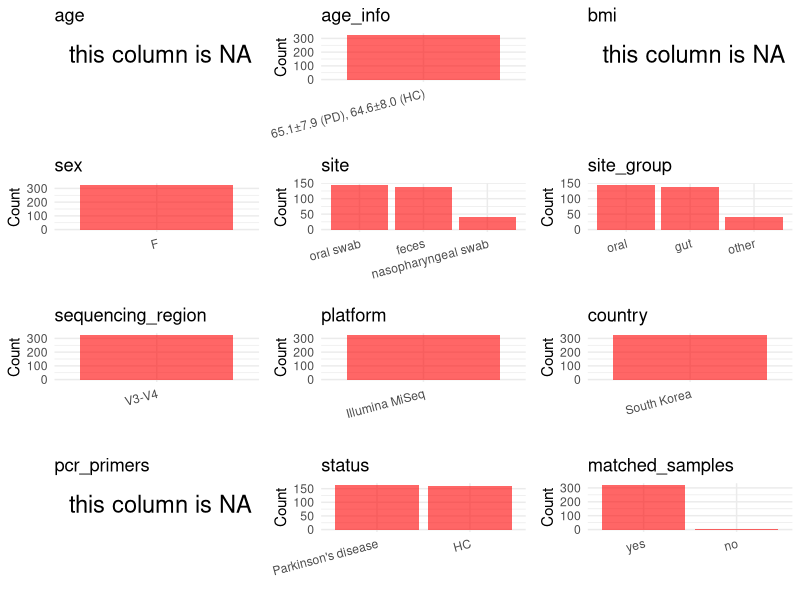

R code for this plot: (Note: this script raises an error after producing the figure.)
## ---- chunk 1
# Load libraries
library(dplyr)
library(ggplot2)
library(cowplot)

# (1) Setting working directory
# EDIT HERE: change project_id for each study
project_id <- "PRJNA742875"

base_dir <- "/beegfs/huangxiaochang/global_oral/global-oral-microbiome/data/projects/"
setwd(file.path(base_dir, project_id))

# (2) Loading raw SRA metadata file
sra_file <- "SraRunTable.csv"
initial_meta <- read.csv("SraRunTable.csv", header = TRUE)

# (3) OPTIONAL: If extra metadata (e.g., Table.x or supplemental materials) are available from the article, you may need to merge the file with initial_meta manually. Below is example code for merging. Depending on the specific case of each study, you can customize the code as needed.
# supp_table <- read.csv("supplemental_table.csv", header = TRUE)
# initial_meta <- left_join(initial_meta, supp_table, by = merge_col_name)
## ---- chunk 2
# (1) Read the article in the following order: abstract, the beginning of the results section, and the methods. Understand the sample size, experimental design, and disease group overview. Clarify the sampling sites; for oral and gut samples, specify the exact sites like supragingival plaque, tongue, etc.

# (2) IMPORTANT: MUST go through each column of initial_meta
# head(initial_meta, 10)

# IMPORTANT: Check the unique values in the column of interest or query column.
# lapply(initial_meta[c('body_habitat', 'body_product', 'body_site')], table) # site
# table(initial_meta$host_subject_id) # subject id
# table(initial_meta$platform..exp.) # output is Illumina
# table(initial_meta$target_subfragment..exp.)
## ---- chunk 3
# (1) EDIT HERE: Parameter setup
# NOTE: This project has no lab control samples (blanks/positives) or non-human samples. Leave keywords empty to skip filtering.
control_column <- NA   # column name in initial_meta
# unique(initial_meta[[control_column]])  # uncomment to explore
control_keywords <- c()     # Enter exact keywords

species_column <- NA          # column name in initial_meta
# unique(initial_meta[[species_column]])  # uncomment to explore
non_human_keywords <- c()            # Enter exact keywords


# (2) Remove controls and non-human samples. DO NOT need to modify code in this part, just run it.
n_samples <- nrow(initial_meta)
# Control evaluation
if (length(control_keywords) > 0) {
  if (is.null(control_column) || control_column == "") {
    stop("Error: control_keywords provided but control_column is missing.")
  }

  if (!(control_column %in% colnames(initial_meta))) {
    stop(sprintf("Error: Column '%s' not found in initial_meta.", control_column))
  }

  control_pattern <- paste(control_keywords, collapse = "|")
  control_text <- initial_meta[[control_column]]
  is_control <- grepl(control_pattern, control_text)

} else {
  is_control <- rep(FALSE, n_samples)
}

# Non-human evaluation
if (length(non_human_keywords) > 0) {
  if (is.null(species_column) || species_column == "") {
    stop("Error: non_human_keywords provided but species_column is missing.")
  }

  if (!(species_column %in% colnames(initial_meta))) {
    stop(sprintf("Error: Column '%s' not found in initial_meta.", control_column))
  }

  non_human_pattern <- paste(non_human_keywords, collapse = "|")
  species_text <- initial_meta[[species_column]]
  is_non_human <- grepl(non_human_pattern, species_text)
} else {
  is_non_human <- rep(FALSE, n_samples)
}

# Execute removal
samples_to_remove <- is_control | is_non_human
initial_meta <- initial_meta[!samples_to_remove, ]

cat("Initial samples counts:",n_samples,"\n")
cat("Removed control samples:", sum(is_control), "\n")
cat("Removed non-human samples:", sum(is_non_human), "\n")
cat("Total samples removed ", sum(samples_to_remove), "\n")
cat("Remaining samples after Step 2:", nrow(initial_meta), "\n")
## ---- chunk 4
# Extract columns from initial_meta as follows:
# (1) No modification needed → extract directly.
# (2) Modification needed → create a column start with 'raw_' and mark the target column as "pending".
# (3) Need to find or determine based on the article.

metadata <- data.frame(
  bioproject = initial_meta$BioProject,
  sample_id = initial_meta$Run,
  subject_id = initial_meta$patient.control_label,
  age = NA,
  age_info = "65.1±7.9 (PD), 64.6±8.0 (HC)",
  bmi = NA,
  raw_sex = "F",
  sex = "pending",
  sequencing_region = "V3-V4",
  platform = initial_meta$Instrument,
  # geo_loc_name_country in SRA is "uncalculated"; use geo_loc_name ("Korea: Seoul")
  country = "South Korea",
  raw_site = initial_meta$env_medium,
  site = "pending",
  site_group = "pending",
  public_time = initial_meta$ReleaseDate,
  raw_status = initial_meta$patient.control_label,
  pcr_primers = NA,
  title = NA,
  disease_study = NA,
  status = "pending",
  matched_samples = "pending",
  is_time_series = "no",
  stringsAsFactors = FALSE
)

metadata$public_time <- as.Date(metadata$public_time)
## ---- chunk 5
# (1) Handle the columns with the `raw_` prefix.
# IMPORTANT: Add comments if the modification is not straightforward!!

# All subjects are female
metadata$sex <- "F"

# Remap status from patient.control_label
metadata$status <- case_when(
  grepl("Control", metadata$raw_status) ~ "HC",
  grepl("Patient", metadata$raw_status) ~ "Parkinson's disease",
  TRUE ~ NA_character_
)

# Assign site from raw_site, lowercased
metadata$site <- tolower(metadata$raw_site)

# Add publication information
metadata$title <- "Oral and gut dysbiosis leads to functional alterations in Parkinson's disease"
metadata$disease_study <- "yes"

# Keep subjects who have oral swab samples (all their sample types retained)
keep_subjects <- metadata$subject_id[metadata$raw_site == "oral swab"]
metadata <- metadata[metadata$subject_id %in% keep_subjects, ]

## ---- chunk 6
# (2) Filling the 'site_group' and 'matched_samples' columns
# editing site_group
unique(metadata$site)
# EDIT HERE: add oral sites
Oral_site = c("saliva", "mouth", "tongue coating", "supragingival plaque", "subgingival plaque", "oral swab", "denture", "tooth", "abscess pus", "adjacent periodontal pocket", "patient healthy crevice", "healthy control crevice", "gingival crevicular fluid", "subgingival plaque")
# EDIT HERE: add gut sites
Gut_site = c("feces", "stool")
# just run
metadata <- metadata %>%
  mutate(site_group = case_when(
    site %in% Oral_site ~ "oral",
    site %in% Gut_site ~ "gut",
    TRUE ~ "other"
  ))

# editing matched_samples, just run.
metadata$matched_samples <- ifelse(
  ave(metadata$subject_id, metadata$subject_id, FUN = length) > 1,
  "yes",
  "no"
)
## ---- chunk 7
# (3) check if there is pending value in metadata. If there is pending value, go on modify the metadata.
# Function to check if a column contains "pending"
has_pending <- function(col) {
  if (is.character(col) || is.factor(col)) {
    any(col == "pending", na.rm = TRUE)
  } else {
    FALSE
  }
}

# Check for any pending value
any_pending_value <- any(sapply(metadata, has_pending))

if (!any_pending_value) {
  message("Good! No cell contains the value 'pending'.")
} else {
  pending_cols <- names(metadata)[sapply(metadata, has_pending)]
  message("Columns containing 'pending': ", paste(pending_cols, collapse = ", "))
  message("Please continue to resolve these pending columns!")
}
## ---- chunk 8
# Select columns for visualization, just run
plot_data <- metadata %>%
  select(-bioproject, -sample_id, -subject_id, -title)

create_simple_plots <- function(data) {
  plots <- list()
  continuous_vars <- c("age", "bmi")

  for (col in colnames(data)) {
    if (all(is.na(data[[col]]))) {
      p <- ggplot() +
        annotate("text", x = 0.5, y = 0.5, label = "this column is NA", size = 6) +
        labs(title = col) +
        theme_void()
    } else if (col %in% continuous_vars && is.numeric(data[[col]])) {
      p <- ggplot(data, aes(x = .data[[col]])) +
        geom_histogram(fill = "blue", alpha = 0.6, bins = 20, na.rm = TRUE) +
        labs(title = col, x = col, y = "Count") +
        theme_minimal()
    } else {
      count_data <- as.data.frame(table(data[[col]], useNA = "ifany"))
      p <- ggplot(count_data, aes(x = reorder(Var1, -Freq), y = Freq)) +
        geom_col(fill = "red", alpha = 0.6) +
        labs(title = col, x = NULL, y = "Count") +
        theme_minimal() +
        theme(axis.text.x = element_text(angle = 15, hjust = 1))
    }
    plots[[col]] <- p
  }

  return(plots)
}

# Generate and arrange plots
plots <- create_simple_plots(plot_data)
p <- plot_grid(plots$age,
               plots$age_info,
               plots$bmi,
               plots$sex,
               plots$site,
               plots$site_group,
               plots$sequencing_region,
               plots$platform,
               plots$country,
               plots$pcr_primers,
               plots$status,
               plots$matched_samples,
               ncol = 3, align = "hv", axis = "lb")
ggsave("Metadata_Summary.png", plot = p, width = 8, height = 6, dpi = 150)
## ---- chunk 9
# Insert Metadata_Summary.png into the current Rmd output
knitr::include_graphics("Metadata_Summary.png")
## ---- chunk 10
# Reorder the data frame
fixed_cols <- c("bioproject", "sample_id", "subject_id", "age", "age_info",
                "bmi", "sex", "platform", "sequencing_region", "pcr_primers",
                "country", "site", "site_group", "disease_study", "status",
                "title", "public_time", "matched_samples", "is_time_series")
metadata <- metadata %>%
  select(all_of(fixed_cols), everything())

# save metadata
# head(metadata)
write.csv(metadata, file = "metadata_v2.csv", quote = TRUE, row.names = FALSE)
